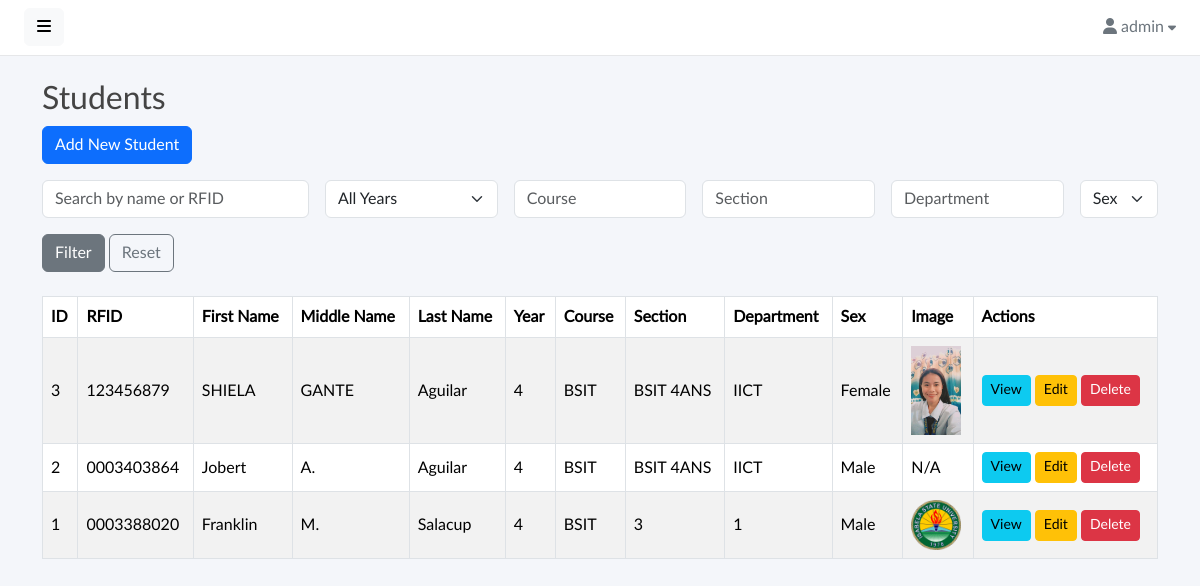
The app's page /students (signed in) with its own data.
### tables this page shows
CREATE TABLE `students` (
  `id` int(10) UNSIGNED NOT NULL,
  `firstname` varchar(100) NOT NULL,
  `middlename` varchar(100) NOT NULL,
  `lastname` varchar(100) NOT NULL,
  `year` int(4) NOT NULL,
  `course` varchar(100) NOT NULL,
  `section` varchar(50) NOT NULL,
  `department` varchar(100) NOT NULL,
  `rfid` varchar(50) NOT NULL,
  `image` varchar(255) DEFAULT NULL,
  `sex` enum('Male','Female','Other') NOT NULL,
  `created_at` timestamp NOT NULL DEFAULT current_timestamp(),
  `updated_at` timestamp NOT NULL DEFAULT current_timestamp() ON UPDATE current_timestamp()
);

### index.php (called while the page is built, shortened)
<?php
require "Database.php";
require "router.php";

### config.php (called while the page is built)
<?php
return [
    'database' => [
        'host' => 'localhost',
        'port' => 3306,
        'dbname' => 'library_db',
        'charset' => 'utf8mb4',
    ],
];

### Database.php (called while the page is built, shortened)
<?php
class Database
{
    private $connection;
    public function __construct($config, $username = 'root', $password = '')
    {
        $dsn = sprintf(
            'mysql:host=%s;port=%d;dbname=%s;charset=%s',
            $config['host'] ?? 'localhost',
            $config['port'] ?? 3306,
            $config['dbname'] ?? '',
            $config['charset'] ?? 'utf8mb4'
        );
        try {
            $this->connection = new PDO($dsn, $username, $password, [
                PDO::ATTR_DEFAULT_FETCH_MODE => PDO::FETCH_ASSOC,
                PDO::ATTR_ERRMODE => PDO::ERRMODE_EXCEPTION,
            ]);
        } catch (PDOException $e) {
            throw new Exception('Database connection error: ' . $e->getMessage());
        }
    }
    public function query($query, $params = [])
    {
        $statement = $this->connection->prepare($query);
        $statement->execute($params);
        return $statement;
    }
}

### core/Student.php (called while the page is built, shortened)
<?php
class Student
{
    private $db;
    public function __construct(\Database $db)
    {
        $this->db = $db;
    }
    public function getAll(array $filters = [], string $search = '')
    {
        $sql = "SELECT * FROM students WHERE 1=1";
        $params = [];
        $sql .= " ORDER BY id DESC";
        $stmt = $this->db->query($sql, $params);
        return $stmt->fetchAll();
    }
}

### views/students/index.view.php (the view, shortened to what this page needs)
<div class="container mt-4">
    <h2>Students</h2>
    <a href="<?= BASE_PATH ?>/students?action=create" class="btn btn-primary mb-3">Add New Student</a>
    <form method="GET" action="<?= BASE_PATH ?>/students" class="mb-4">
        <div class="row g-3">
            <div class="col-md-3">
                <input type="text" name="search" class="form-control" placeholder="Search by name or RFID" value="<?= htmlspecialchars($search) ?>">
            </div>
            <div class="col-md-2">
                <select name="year" class="form-select">
                    <option value="">All Years</option>
                </select>
            </div>
            <div class="col-md-2">
                <input type="text" name="course" class="form-control" placeholder="Course" value="<?= htmlspecialchars($filters['course'] ?? '') ?>">
            </div>
            <div class="col-md-2">
                <input type="text" name="section" class="form-control" placeholder="Section" value="<?= htmlspecialchars($filters['section'] ?? '') ?>">
            </div>
            <div class="col-md-2">
                <input type="text" name="department" class="form-control" placeholder="Department" value="<?= htmlspecialchars($filters['department'] ?? '') ?>">
            </div>
            <div class="col-md-1">
                <select name="sex" class="form-select">
                    <option value="">Sex</option>
                </select>
            </div>
            <div class="col-md-12">
                <button type="submit" class="btn btn-secondary">Filter</button>
                <a href="<?= BASE_PATH ?>/students" class="btn btn-outline-secondary">Reset</a>
            </div>
        </div>
    </form>
    <table class="table table-bordered table-striped">
        <thead>
            <tr>
                <th>ID</th>
                <th>RFID</th>
                <th>First Name</th>
                <th>Middle Name</th>
                <th>Last Name</th>
                <th>Year</th>
                <th>Course</th>
                <th>Section</th>
                <th>Department</th>
                <th>Sex</th>
                <th>Image</th>
                <th>Actions</th>
            </tr>
        </thead>
        <tbody>
            <?php if (!empty($students)): ?>
                <?php foreach ($students as $student): ?>
                    <tr>
                        <td><?= htmlspecialchars($student['id']) ?></td>
                        <td><?= htmlspecialchars($student['rfid']) ?></td>
                        <td><?= htmlspecialchars($student['firstname']) ?></td>
                        <td><?= htmlspecialchars($student['middlename']) ?></td>
                        <td><?= htmlspecialchars($student['lastname']) ?></td>
                        <td><?= htmlspecialchars($student['year']) ?></td>
                        <td><?= htmlspecialchars($student['course']) ?></td>
                        <td><?= htmlspecialchars($student['section']) ?></td>
                        <td><?= htmlspecialchars($student['department']) ?></td>
                        <td><?= htmlspecialchars($student['sex']) ?></td>
                        <td>
                            <?php if ($student['image'] && file_exists($student['image'])): ?>
                                <img src="<?= BASE_PATH ?>/<?= htmlspecialchars($student['image']) ?>" alt="Image" width="50">
                            <?php else: ?>
                                N/A
                            <?php endif; ?>
                        </td>
                        <td>
                            <a href="<?= BASE_PATH ?>/students?action=view&id=<?= $student['id'] ?>" class="btn btn-info btn-sm">View</a>
                            <a href="<?= BASE_PATH ?>/students?action=edit&id=<?= $student['id'] ?>" class="btn btn-warning btn-sm">Edit</a>
                            <a href="<?= BASE_PATH ?>/students?action=delete&id=<?= $student['id'] ?>" class="btn btn-danger btn-sm" onclick="return confirm('Are you sure you want to delete this student?');">Delete</a>
                        </td>
                    </tr>
                <?php endforeach; ?>
            <?php else: ?>
                <tr>
                    <td colspan="12" class="text-center">No students found.</td>
                </tr>
            <?php endif; ?>
        </tbody>
    </table>
</div>

### assets/css/master.css (style rules this page uses)
body, h1, .h1, h2, .h2, h3, .h3, h4, .h4, h5, .h5, h6, .h6, p, a, td { -moz-osx-font-smoothing: grayscale; -webkit-font-smoothing: antialiased; }
body { width: 100%; height: 100%; background: #f4f6fa; font-family: "Lato", "Helvetica Neue", Arial, Helvetica, sans-serif; font-size: 1rem; color: #444; }
a, a:hover, a:focus { color: inherit; text-decoration: none; transition: all 0.3s; }
.table td, .table th { vertical-align: middle; }

### records on screen
students: id "3", rfid "123456879", firstname "SHIELA", middlename "GANTE", lastname "Aguilar", year "4", course "BSIT", section "BSIT 4ANS", department "IICT", sex "Female", image (picture)
students: id "2", rfid "0003403864", firstname "Jobert", middlename "A.", lastname "Aguilar", year "4", course "BSIT", section "BSIT 4ANS", department "IICT", sex "Male", shows "N/A"
students: id "1", rfid "0003388020", firstname "Franklin", middlename "M.", lastname "Salacup", year "4", course "BSIT", section "3", department "1", sex "Male", image (picture)

### other values on screen
$_SESSION['user_name'] "admin"
